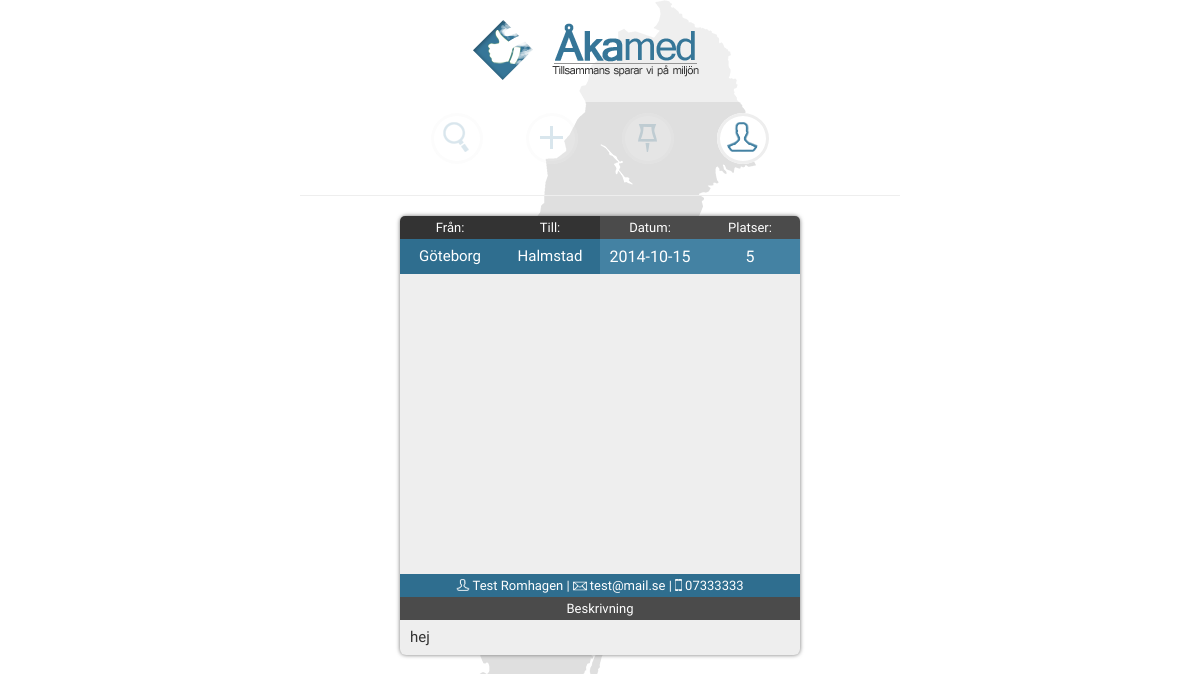
The app's page /resa.php?Rid=90 with its own data.
### tables this page shows
CREATE TABLE IF NOT EXISTS `resa` (
  `Rid` int(11) NOT NULL AUTO_INCREMENT,
  `startLat` text NOT NULL,
  `startLong` text NOT NULL,
  `endLat` text NOT NULL,
  `endLong` text NOT NULL,
  `datum` varchar(20) NOT NULL,
  `platser` int(11) NOT NULL,
  `beskrivning` varchar(100) NOT NULL,
  `till` varchar(30) NOT NULL,
  `fran` varchar(30) NOT NULL,
  `Aid` int(11) NOT NULL,
  PRIMARY KEY (`Rid`)
);

CREATE TABLE IF NOT EXISTS `user` (
  `Aid` int(11) NOT NULL AUTO_INCREMENT,
  `Fnamn` varchar(25) NOT NULL,
  `Enamn` varchar(50) NOT NULL,
  `Email` varchar(50) NOT NULL,
  `tele` varchar(50) NOT NULL,
  `password` varchar(30) NOT NULL,
  PRIMARY KEY (`Aid`)
);

### resa.php (the view, shortened to what this page needs)
<?php
include_once('inc/include.php');
$id = isset($_GET['Rid']) ? $_GET["Rid"] : '';
$query =<<<END
SELECT * FROM `resa`
INNER JOIN user ON resa.Aid = user.Aid
WHERE `Rid`='{$id}'
END;
$res = $mysqli->query($query) or die("Could not query database" . $mysqli->errno . " : " . $mysqli->error);
$row = $res->fetch_object();
$Fnamn = $row->Fnamn;
$Enamn = $row->Enamn;
$Email = $row->Email;
$tele = $row->tele;
$startLat=$row->startLat;
$startLong=$row->startLong;
$endLat=$row->endLat;
$endLong=$row->endLong;
$bes=$row->beskrivning;
$platser=$row->platser;
$datum=$row->datum;
$till=$row->till;
$fran=$row->fran;
$content =<<<END
<div class="content">
<div id="result">
          <div id="fromtext"><p>Från:</p><div id="fromDisplay">{$fran}</div></div>
          <div id="totext"><p>Till:</p><div id="toDisplay">{$till}</div></div>
          <div id="datetext"><p>Datum:</p><div id="datumDisplay">{$datum}</div></div>
          <div id="platstext"><p>Platser:</p><div id="platserDisplay">{$platser}</div></div>
        <div id="map" data-sLat="{$startLat}" data-sLong="{$startLong}" data-eLat="{$endLat}" data-eLong="{$endLong}"></div>
          <div id="headtitel"><p><img src="img/profilevit.png"> {$Fnamn} {$Enamn} | <img src="img/mail.png" class="mail"> {$Email} | <img src="img/phone.png"> {$tele}</p></div>
          <div id="bestext"><p>Beskrivning</p>
            <div id="besDisplay">{$bes}</div>
          </div>
      </div>
</div>
END;
echo $header;
echo $content;
echo $footer;
?>

### css/style.css (style rules this page uses)
html, body, div, span, object, iframe, h1, h2, h3, h4, h5, h6, p, blockquote, pre, abbr, address, cite, code, del, dfn, em, img, ins, kbd, q, samp, small, strong, sub, sup, var, b, i, dl, dt, dd, ol, ul, li, fieldset, form, label, legend, table, caption, tbody, tfoot, thead, tr, th, td, article, aside, canvas, details, figcaption, figure, footer, header, hgroup, menu, nav, section, summary, time, mark, audio, video { margin:0; padding:0; border:0; outline:0; font-size:100%; vertical-align:baseline; background:transparent; }
body { line-height:1; font-family: 'Pontano Sans', sans-serif, helvetica!important; height: 100%; font-size: 13px; }
body { background: #fff url('../img/bgswe.png') fixed no-repeat top; float: left; width: 100%; overflow: scroll; }
#map { width: 100%; height: 300px; float: left; }
#fromtext, #fromDisplay, #totext, #toDisplay, #datetext, #platstext, #datumDisplay, #besDisplay, #platserDisplay { float: left; text-align: center; width: 100px; color: #fff; }
#fromDisplay, #toDisplay, #datumDisplay, #platserDisplay { padding: 5px 0; line-height: 25px; font-size: 16px; }
#fromDisplay { background: #2F6E8F; font-size: 15px; }
#toDisplay { background: #2F6E8F; font-size: 15px; }
#datumDisplay { background: #4482a3; }
#platserDisplay { background: #4482a3; }
#bestext, #headtitel { float: left; width: 400px; text-align: center; }
#bestext p { background: #4b4b4b; padding: 5px; color: #fff; }
#headtitel p { background: #2F6E8F; color: #fff; padding: 5px; }
#headtitel img, #userboxheader img { height: 12px; vertical-align: middle; margin-top: -3px; }
#besDisplay { color: #333; width: 380px; font-size: 15px; float: left; padding: 10px; text-align: left; }
#fromtext p { background: #333; padding: 5px; border-radius: 5px 0px 0 0; }
#totext p { background: #333; padding: 5px; }
#datetext p { background: #4b4b4b; padding: 5px; }
#platstext p { background: #4b4b4b; padding: 5px; border-radius: 0px 5px 0 0; }
#result { position: absolute; left: 50%; margin-left: -200px; width: 400px; border-radius: 6px; background: #eee; box-shadow: 0 0 4px #757575; margin-bottom: 15px; }

### records on screen
resa: fran "Göteborg", till "Halmstad", datum "2014-10-15", platser "5", Aid.Fnamn "Test", Aid.Enamn "Romhagen", Aid.Email "test@mail.se", Aid.tele "07333333", beskrivning "hej"
